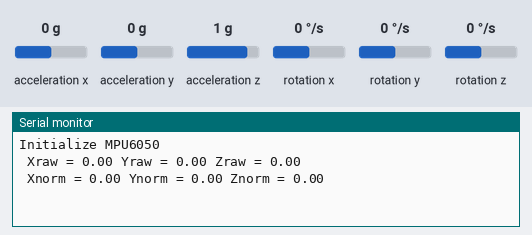
A sketch run on a simulated Arduino Uno, built with avr-gcc and run on an emulated ATmega328P. On the bench: the last lines printed to the serial monitor. The test bench sets the inputs (shaded band); at power-on: rotation x 0 °/s, rotation y 0 °/s, rotation z 0 °/s, acceleration x 0 g, acceleration y 0 g, acceleration z 1 g.

Above: at 1.2 s.
1.3 s: rotation x set to -192 °/s
At 2.6 s:
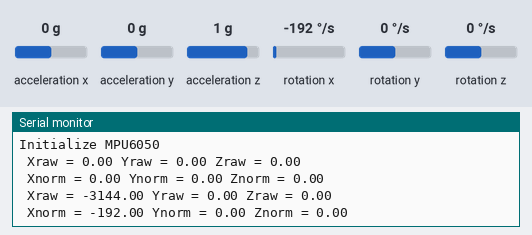
2.8 s: rotation y set to -192 °/s
At 3.8 s:
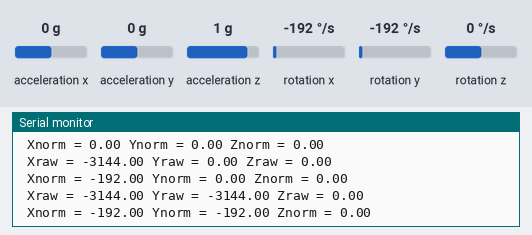
4.3 s: rotation z set to -192 °/s
At 5.6 s:
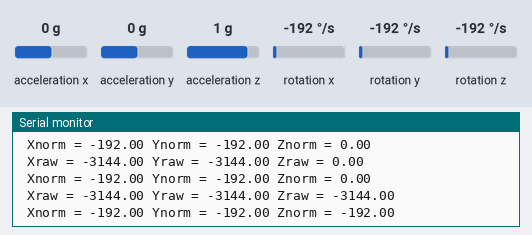

Measured:
- after the input at 1.3 s, the serial monitor: prints a new line after 0.70 s (image 1)
- after the input at 2.8 s, the serial monitor: prints a new line after 0.20 s (image 2)
- after the input at 4.3 s, the serial monitor: prints a new line after 0.71 s (image 3)

The sketch:

MPU6050_gyro_simple.ino
```cpp
#include <Wire.h>
#include <MPU6050.h>

MPU6050 mpu;

void setup()
{
  Serial.begin(115200);

  // Initialize MPU6050
  Serial.println("Initialize MPU6050");
  while(!mpu.begin(MPU6050_SCALE_2000DPS, MPU6050_RANGE_2G))
  {
    Serial.println("Could not find a valid MPU6050 sensor, check wiring!");
    delay(500);
  }

  // Calibrate gyroscope
  mpu.calibrateGyro();

  // Set threshold sensivty. Default 3.
  mpu.setThreshold(3);
}

void loop()
{
  Vector rawGyro = mpu.readRawGyro();
  Vector normGyro = mpu.readNormalizeGyro();

  // Printing only once every second, adjust as needed
  static unsigned long lastPrint = 0;
  if (millis() - lastPrint >= 1000)
  {
    lastPrint = millis();

    Serial.print(" Xraw = ");
    Serial.print(rawGyro.XAxis);
    Serial.print(" Yraw = ");
    Serial.print(rawGyro.YAxis);
    Serial.print(" Zraw = ");
    Serial.println(rawGyro.ZAxis);

    Serial.print(" Xnorm = ");
    Serial.print(normGyro.XAxis);
    Serial.print(" Ynorm = ");
    Serial.print(normGyro.YAxis);
    Serial.print(" Znorm = ");
    Serial.println(normGyro.ZAxis);
  }
}
```
